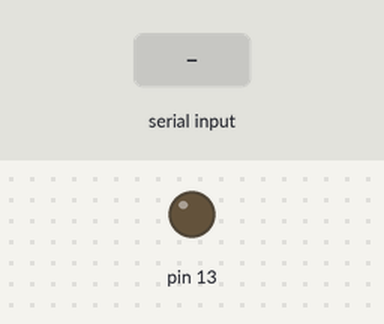
A sketch run on a simulated Arduino Uno, built with avr-gcc and run on an emulated ATmega328P. Parts: output pins drawn as LEDs (lit = HIGH). Inputs (shaded band) come from the test bench.

Above: at 1.2 s.
1.3 s: "n" received over Serial
At 2.5 s:
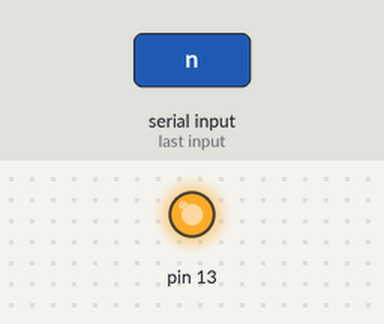
2.8 s: "o" received over Serial
At 3.6 s:
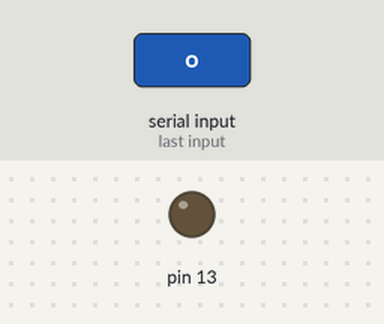
Timing chart, 0 to 5.8 s (numbered marks = the images above; inputs shaded):
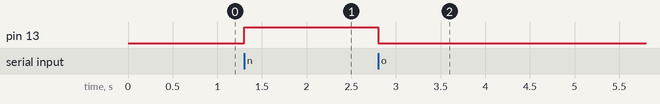

Measured:
- after the input at 1.3 s, pin 13: LOW → HIGH at once
- after the input at 2.8 s, pin 13: HIGH → LOW at once

The sketch:

main.ino
```cpp
void setup(){
   Serial.begin(9600);
   pinMode(13, OUTPUT);
}

void loop() {
  if(Serial.available()){
    char ch = Serial.read();

    switch(ch){
      case 'n':
        digitalWrite(13, 1);
        break;
      case 'o':
        digitalWrite(13, 0);
        break;
    }
  }
}
```
